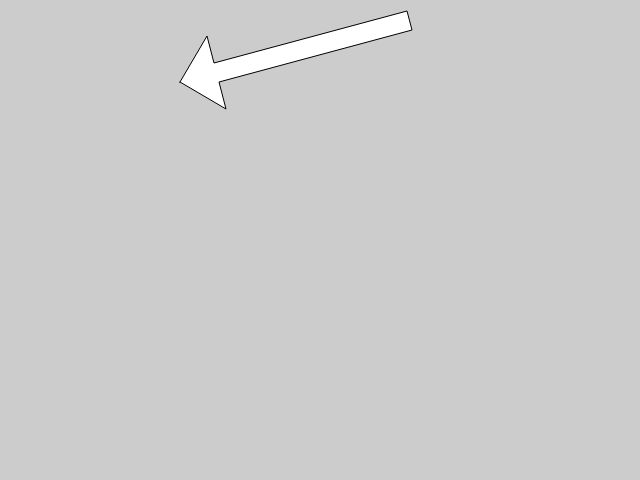
Frame 1 (no input)
Frame 60 (no input): identical to frame 1, image omitted
Frame 120 (the mouse pressed at the canvas centre since frame 60): identical to frame 1, image omitted

The p5.js sketch that drew this single still picture (run headless with seeded random() and noise() and a simulated clock; from frame 60 on, the mouse is pressed at the canvas centre):

// p5.js sketch
// ── sketch.js
function setup(){
  createCanvas(640, 480);
}

function draw(){
  background(204);
  beginShape();
  vertex(180, 82);
  vertex(207, 36);
  vertex(214, 63);
  vertex(407, 11);
  vertex(412, 30);
  vertex(219, 82);
  vertex(226, 109);
  endShape(CLOSE);
}
